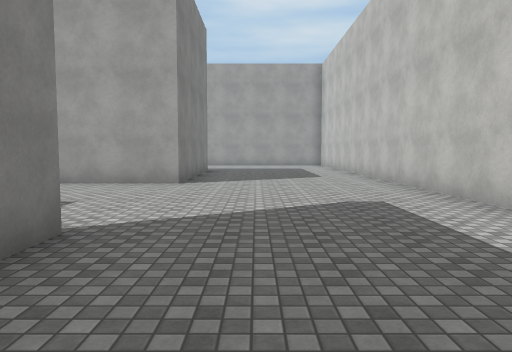
View 1 (above)

24 first-person views from a walk through a Unity game level. The camera is 1.5 m above the floor, tilts 4° down and sees 70° across. Doors are open. The floor is counted in squares, 2 m on a side. Each view is taken from the middle of a square. On the plan, view 1 faces up. The plan holds only what a view shows up to about 11 squares ahead; the rest is blank. The place goes on beyond the plan. Surface patterns are stand-ins for the level's own textures.

View 2
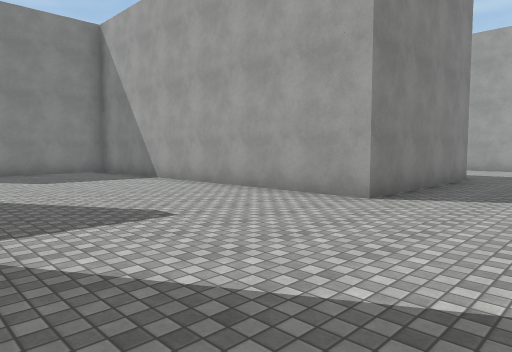

View 3
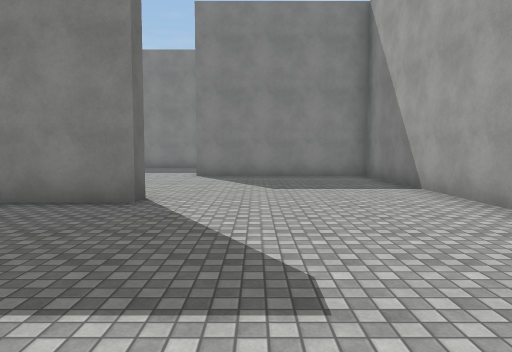

View 4
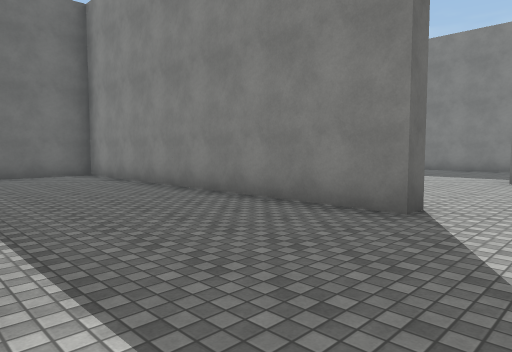

View 5
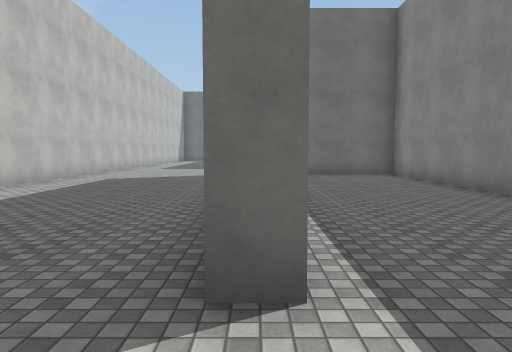

View 6
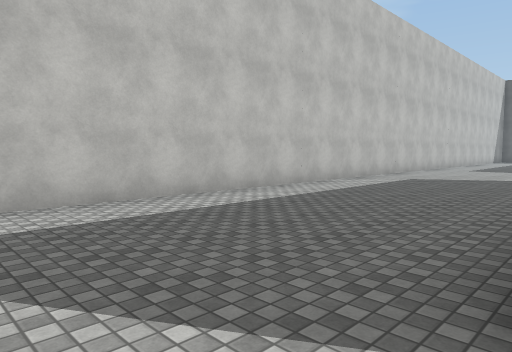

View 7
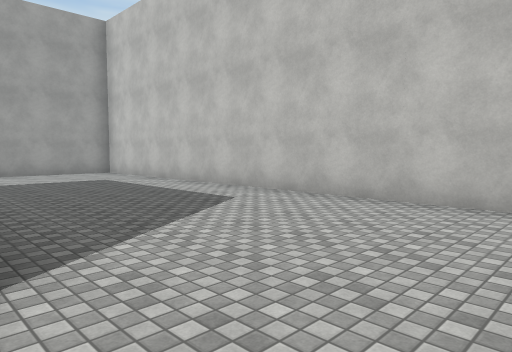

View 8
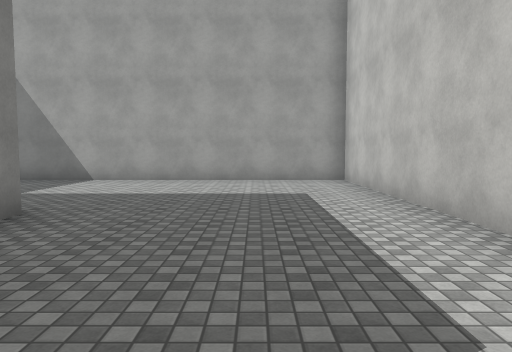

View 9
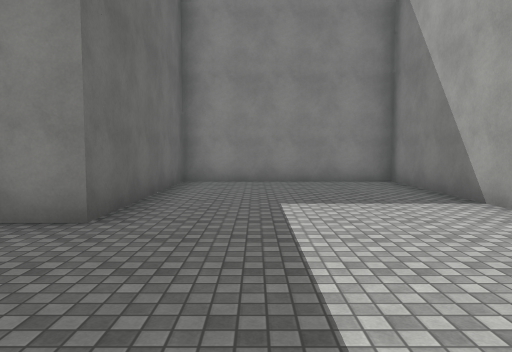

View 10
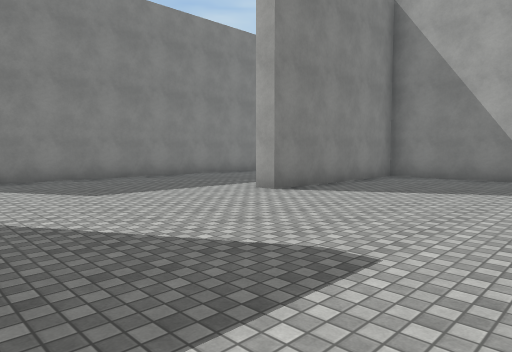

View 11
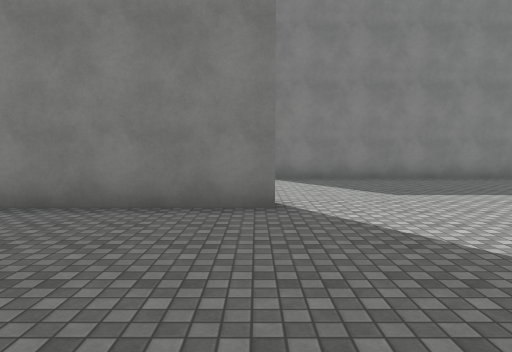

View 12
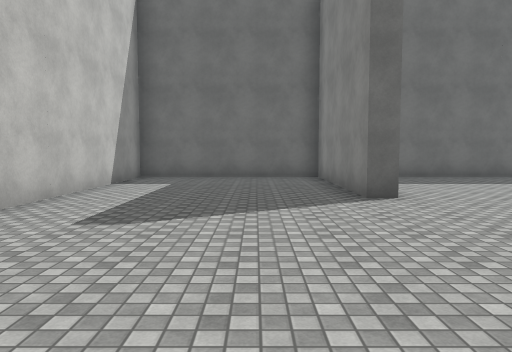

View 13
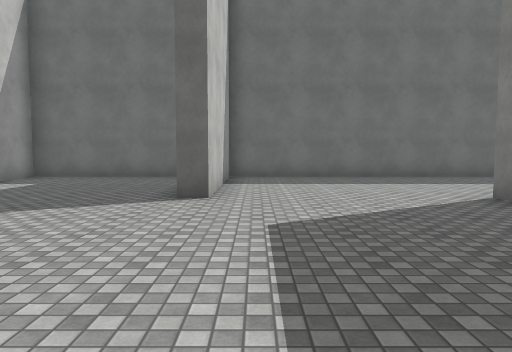

View 14
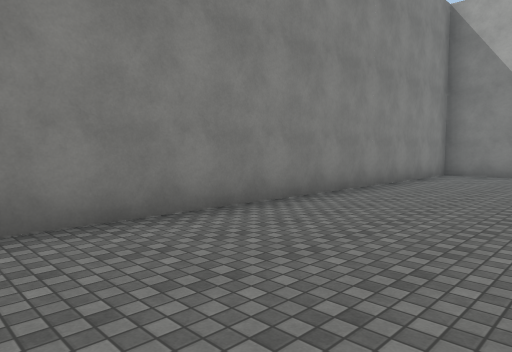

View 15
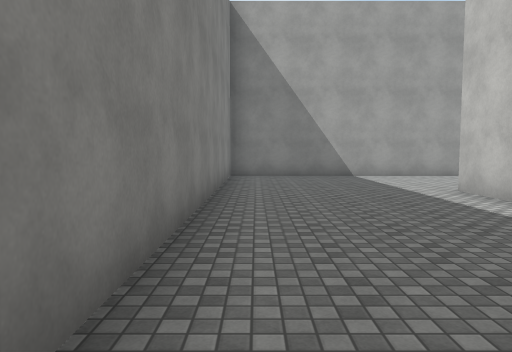

View 16
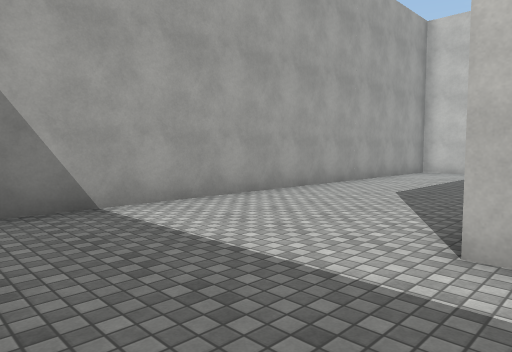

View 17
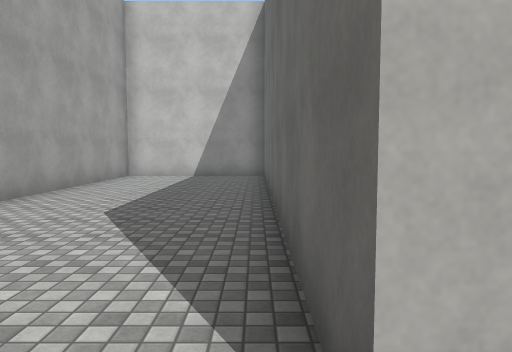

View 18
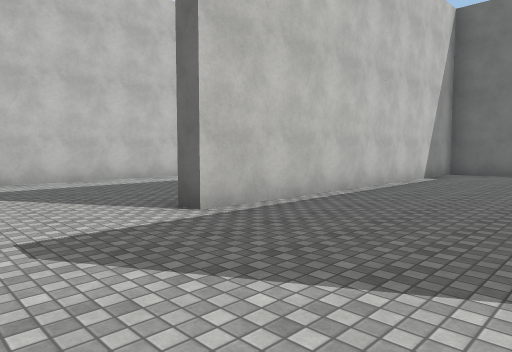

View 19
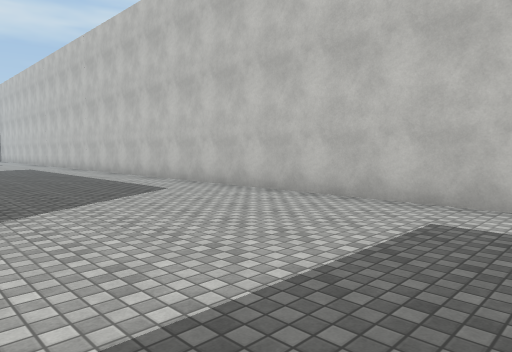

View 20
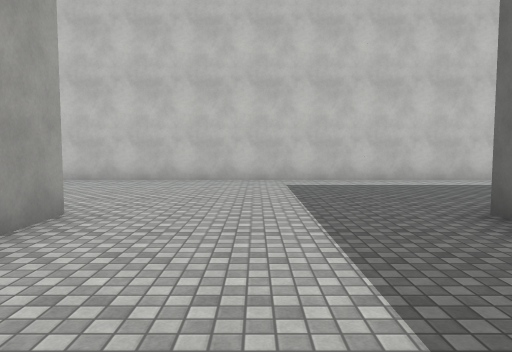

View 21
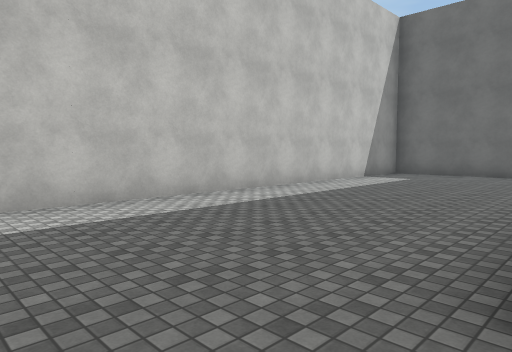

View 22
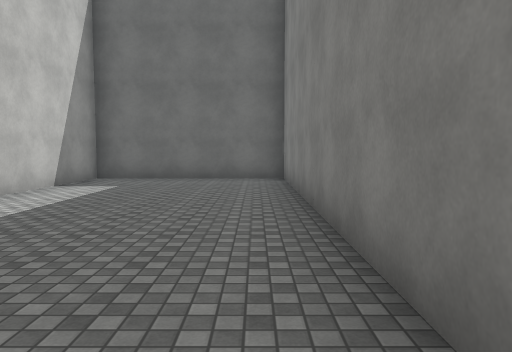

View 23
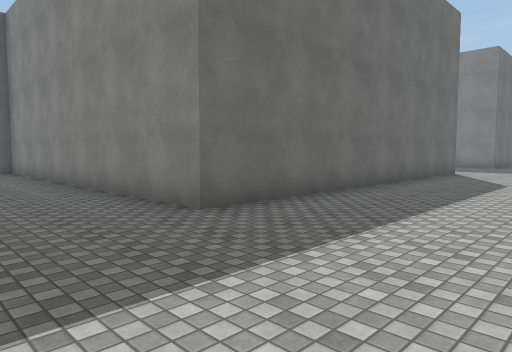

View 24
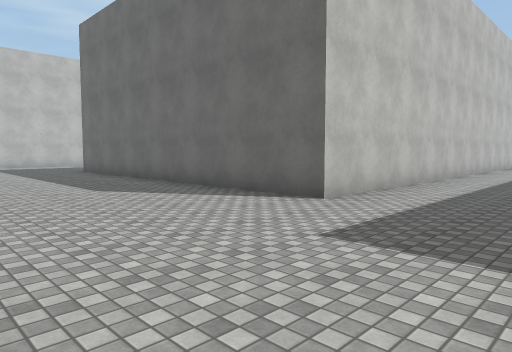

### Floor plan
Points are (right, up) in squares from view 1. A wall is a line through its corners. A room is listed if a view was taken in it or the views show most of it. See-through windows are left out.
Room 1 (views 1, 2, 3, 4, 5, 6, 7, 8, 9, 10, 11, 12, 13, 14, 15, 16, 17, 18, 19, 20, 21, 22, 23, 24)
walls: (-6.9, 3.3) (-6.3, 3.3) (-6.3, -6.2) (-2.6, -6.2); (-2.3, -5.9) (-2.3, 3.3) (-1.8, 3.3) (-1.8, 2.4); (-1.8, -6.8) (-2.9, -6.8); (-12.2, 7.2) (-12.2, 8.7) (-3, 8.7); (-2.3, 8.6) (-2.3, 12.7) (-16.7, 12.7) (-16.7, -1.8); (-19.8, -6.2) (-12.2, -6.2) (-12.2, -1.7) (-11.7, -1.7) (-11.7, -6.2) (-6.8, -6.2) (-6.8, -0.5); (-11.8, -19.4) (-11.8, -11.7) (-1.8, -11.7) (-1.8, -21.8) (3.2, -21.8) (3.2, 18.3) (-6.7, 18.3) (-6.7, 13.3) (-1.8, 13.3) (-1.8, 8.3) (-11.7, 8.3) (-11.7, 3.3) (-12.2, 3.3)

Positions as (right, up) in squares from view 1, and headings:
1: (0, 0), facing up
2: (1, 3), facing up-left
3: (-1, 5), facing left
4: (-2, 5), facing down-left
5: (-2, 5), facing down
6: (-2, 5), facing down-right
7: (-2, 6), facing up-right
8: (1, 9), facing up
9: (2, 15), facing left
10: (-7, -2), facing up-left
11: (-7, -2), facing left
12: (-10, 4), facing down
13: (-13, 4), facing down
14: (-13, 1), facing up-left
15: (-16, 2), facing up
16: (-15, 8), facing up-right
17: (-13, 9), facing right
18: (-6, 6), facing down-right
19: (-2, -11), facing up-right
20: (-6, -9), facing right
21: (-2, -10), facing down-right
22: (-1, -12), facing down
23: (1, -8), facing down-left
24: (-15, -7), facing down-right
